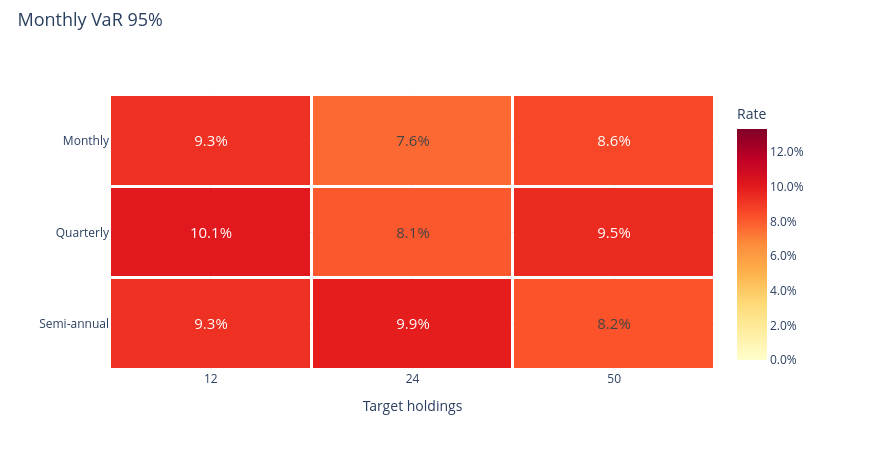

Notebook code cell kept with this figure:
### Markdown cell above
### Monthly 95% VaR

### Code cell
research.heatmap('monthly_var_95')

### Figure 1 — Plotly figure (JSON) as saved in the notebook; plotly's stock layout.template omitted (floating-point values rounded to 4 significant figures)
{"data": [{"colorbar": {"tickformat": ".1%", "title": {"text": "Rate"}}, "colorscale": [[0.0, "rgb(255,255,204)"], [0.125, "rgb(255,237,160)"], [0.25, "rgb(254,217,118)"], [0.375, "rgb(254,178,76)"], [0.5, "rgb(253,141,60)"], [0.625, "rgb(252,78,42)"], [0.75, "rgb(227,26,28)"], [0.875, "rgb(189,0,38)"], [1.0, "rgb(128,0,38)"]], "text": [["9.3%", "7.6%", "8.6%"], ["10.1%", "8.1%", "9.5%"], ["9.3%", "9.9%", "8.2%"]], "textfont": {"size": 15}, "texttemplate": "%{text}", "type": "heatmap", "x": ["12", "24", "50"], "xgap": 3, "y": ["Monthly", "Quarterly", "Semi-annual"], "ygap": 3, "z": [[0.09272, 0.07629, 0.08587], [0.1011, 0.08065, 0.09502], [0.09263, 0.09876, 0.08213]], "zmax": 0.1334, "zmin": 0.0}], "layout": {"height": 450, "hovermode": "closest", "legend": {"font": {"size": 12}, "itemclick": "toggle", "itemdoubleclick": "toggleothers", "x": 1.025, "y": 1}, "margin": {"b": 80, "l": 110, "r": 155, "t": 95}, "title": {"font": {"size": 18}, "text": "Monthly VaR 95%", "x": 0.02, "y": 0.97}, "width": 870, "xaxis": {"title": {"text": "Target holdings"}}, "yaxis": {"autorange": "reversed"}}}
